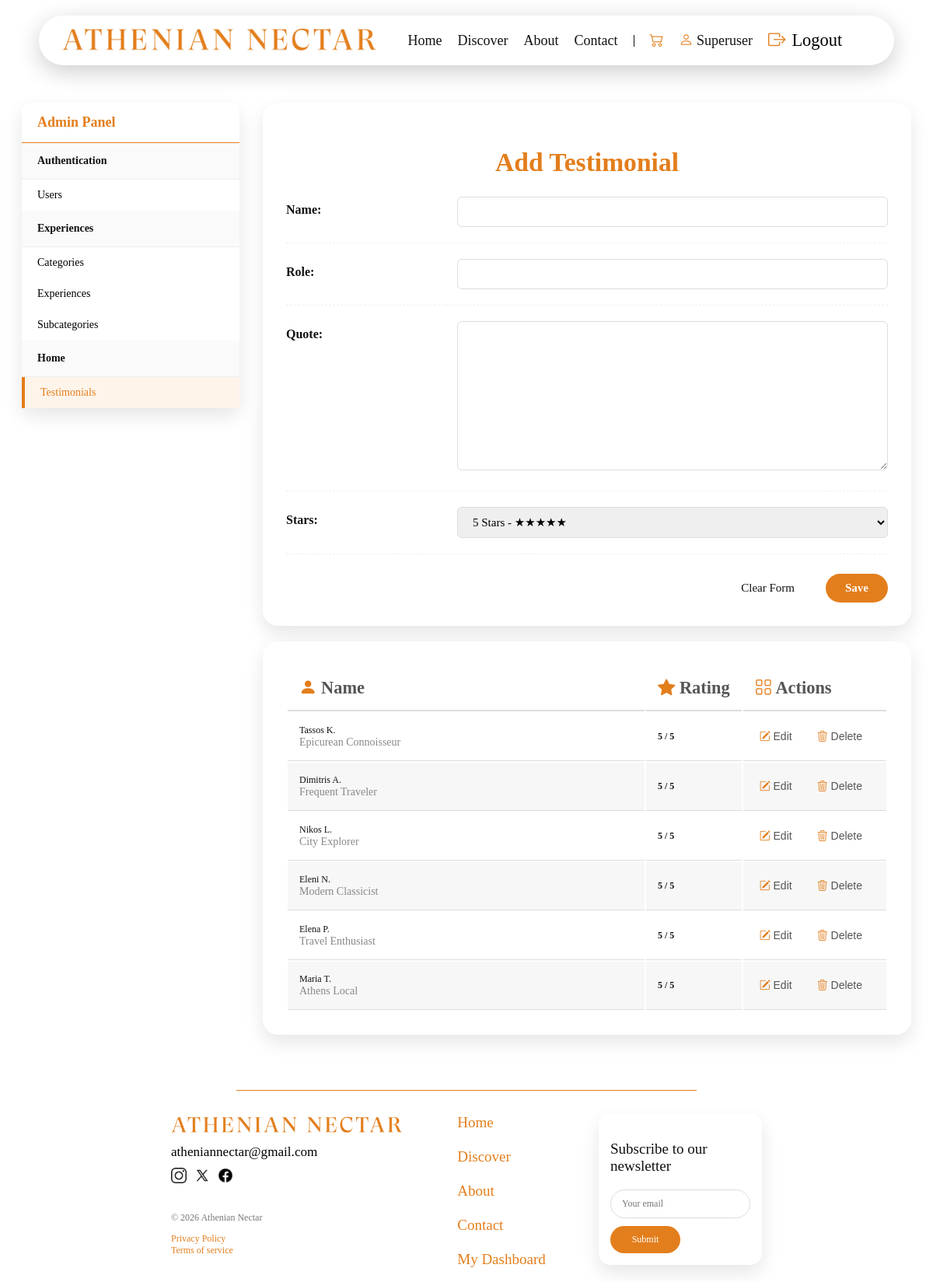
Screenshot of /adminpanel/testimonial/add/ (signed in) with the database file from the repository.
### home/models.py (models this page shows, shortened)
class Testimonial(models.Model):
    star_options = [
        (1, '1 Star - ★☆☆☆☆'),
        (2, '2 Stars - ★★☆☆☆'),
        (3, '3 Stars - ★★★☆☆'),
        (4, '4 Stars - ★★★★☆'),
        (5, '5 Stars - ★★★★★'),
    ]
    name = models.CharField(max_length=100)
    role = models.CharField(max_length=100)
    quote = models.TextField(max_length=200)
    stars = models.IntegerField(default=5, choices=star_options)

### adminpanel/views.py (the view)
# urls.py: path('testimonial/add/', views.add_testimonial, name='add_testimonial'),
@user_passes_test(check_admin, login_url='login')
def add_testimonial(request):
    if request.method == 'POST':
        t_id = request.POST.get('testimonial_id')
        if t_id:
            try:
                test_to_update = Testimonial.objects.get(id=t_id)
                form = TestimonialForm(request.POST, request.FILES, instance=test_to_update)
            except Testimonial.DoesNotExist:
                form = TestimonialForm(request.POST, request.FILES)
        else:
            form = TestimonialForm(request.POST, request.FILES)
        if form.is_valid():
            form.save()
            return redirect('add_testimonial')
    else:
        form = TestimonialForm()
    all_testimonials = Testimonial.objects.all().order_by('-id')
    context = {
        'form': form,
        'testimonials': all_testimonials,
    }
    return render(request, 'adminpanel/add_testimonial.html', context)

### adminpanel/forms.py
class TestimonialForm(forms.ModelForm):
    class Meta:
        model = Testimonial
        fields = ['name', 'role', 'quote', 'stars']

### adminpanel/views.py (called while the page is built)
def check_admin(user):
    return user.is_staff

### orders/context_processors.py (called while the page is built)
def cart_processor(request):
    cart = request.session.get('cart', {})
    cart_item_count = len(cart)
    return {'cart_item_count': cart_item_count}

### adminpanel/templates/adminpanel/add_testimonial.html (shortened to what this page needs)
{% extends 'home/base.html' %}
{% load static %}
{% block extra_css %}
    <link rel="stylesheet" href="{% static 'css/adminpanel.css' %}">
    <link rel="stylesheet" href="{% static 'css/users.css' %}">
{% endblock %}
{% block content %}
<div class="add-container">
    <div class="sidebar" aria-label="Admin Navigation">
        <div class="admin-side-title">
            <a href="{% url 'admin_panel' %}">Admin Panel</a>
        </div>
        {% if request.user.is_superuser %}
        <div>
            <div class="side-title">Authentication</div>
            <a href="{% url 'add_user' %}" class="side-link">Users</a>
        </div>
        {% endif %}
        <div>
            <div class="side-title">Experiences</div>
            <a href="{% url 'add_category' %}" class="side-link">Categories </a>
            <a href="{% url 'add_experience' %}" class="side-link">Experiences </a>
            <a href="{% url 'add_subcategory' %}" class="side-link">Subcategories </a>
        </div>
        <div>
            <div class="side-title">Home</div>
            <a href="{% url 'add_testimonial' %}" class="side-link active">Testimonials</a>
        </div>
    </div>
    <div class="manage-experiences">
        <div class="admin-card">
            <h2 class="admin-title" id="form_title">Add Testimonial</h2>
            <div id="testimonial_form_container">
                <form id="testimonial_form" method="POST" enctype="multipart/form-data">
                    <div>
                        {% for field in form %}
                        <div class="form-rows">
                            <div class="form-label">
                                <label>{{ field.label }}:</label>
                            </div>
                            <div class="form-input">
                                {{ field }}
                            </div>
                        </div>
                        {% endfor %}
                    </div>
                    <div class="form-buttons">
                        <button type="button" id="cancel_testimonial_button" class="cancel-btn">Clear Form</button>
                        <button type="submit" id="save_button" class="orange-button">Save</button>
                    </div>
                </form>
            </div>
        </div>
        <div class="admin-table-card">
            <div class="admin-table-container" aria-label="Testimonials List">
                <table class="admin-table" id="testimonial_table">
                    <thead>
                        <tr>
                            <th><i class="bi bi-person-fill" aria-hidden="true"></i> Name</th>
                            <th><i class="bi bi-star-fill" aria-hidden="true"></i> Rating</th>
                            <th><i class="bi bi-grid" aria-hidden="true"></i> Actions</th>
                        </tr>
                    </thead>
                    <tbody>
                        {% for t in testimonials %}
                        <tr class="table-row"
                                data-id="{{ t.id }}"
                                data-name="{{ t.name }}"
                                data-role="{{ t.role }}"
                                data-stars="{{ t.stars }}">
                            <td data-label="Name & Role">
                                {{ t.name }} <br>
                                <span class="t-role">{{ t.role }}</span>
                            </td>
                            <td data-label="Rating">
                                <strong>{{ t.stars }} / 5</strong>
                            </td>
                            <td>
                                <div class="actions">
                                    <button type="button" class="action-btn edit-btn" aria-label="Edit testimonial from {{ t.name }}"><i class="bi bi-pencil-square" aria-hidden="true"></i> Edit</button>
                                    <form action="{% url 'delete_testimonial' t.id %}" method="POST" class="inline-form" onsubmit="return confirm('Are you sure you want to delete the testimonial from {{ t.name|escapejs }}? This cannot be undone.');">
                                        <button type="submit" class="action-btn delete-btn" aria-label="Delete testimonial from {{ t.name }}"><i class="bi bi-trash3" aria-hidden="true"></i> Delete</button>
                                    </form>
                                </div>
                            </td>
                        </tr>
                        {% empty %}
                        <tr>
                            <td colspan="3" class="empty-state">No testimonials added yet.</td>
                        </tr>
                        {% endfor %}
                    </tbody>
                </table>
            </div>
        </div>
    </div> </div>
{% endblock %}

### home/templates/home/header.html (shortened to what this page needs)
{% load static %}
<header class="athenian-header">
    <div class="header-container">
        <div class="logo-section">
                <a href="{% url 'home' %}">
                <img src="{% static 'images/logo.png' %}" alt="Athenian Nectar Logo">
            </a>
        </div>
        <nav class="nav-links" aria-label="Main navigation">
            <a href="{% url 'home' %}">Home</a>
            <a href="{% url 'discover' %}">Discover</a>
            <a href="{% url 'about' %}">About</a>
            <a href="{% url 'contact' %}">Contact</a>
            {% if user.is_authenticated %}
                <a href="{% url 'cart_detail' %}" class="nav-link">
                    <i class="bi bi-cart2" aria-hidden="true"></i>
                </a>
                <a href="{% url 'dashboard' %}" class="username_overflow">
                    <i class="bi bi-person" aria-hidden="true"></i>
                    <span>{{ user.username|title }}</span>
                </a>
                <form action="{% url 'logout' %}" method="post" class="logout-form">
                    <button type="submit" class="logout-button">
                        <i class="bi bi-box-arrow-right" aria-hidden="true"></i>
                        <span>Logout</span>
                    </button>
                </form>
            {% else %}
                <a href="{% url 'login' %}">
                    <i class="bi bi-person" aria-hidden="true"></i>
                    <span>Login/Register</span>
                </a>
            {% endif %}
        </nav>
    </div>
</header>

### home/static/css/style.css (style rules this page uses)
:root { --bg-color: #ffffff; --text-color: #111111; --text-muted: #555555; --border-color: #dddddd; --line-color: #000000; }
body { background-color: var(--bg-color); color: var(--text-color); transition: background-color 0.3s ease, color 0.3s ease; font-family: 'Georgia', 'Perpetua', 'Perpetua Titling MT', 'Times New Roman',serif; font-size: 140%; display: flex; flex-direction: column; min-height: 100vh; }
a { color: #e37e1c; text-decoration: none; }
.orange-button { width:100%; padding:14px; background:#e37e1c; color:white; border:none; border-radius:30px; font-size:16px; cursor:pointer; font-family: inherit; }
.athenian-header { padding: 0 20px; position: sticky; top: 20px; z-index: 1000; }
.header-container { display: flex; justify-content: space-between; align-items: center; max-width: 1100px; margin: 0 auto; background-color: var(--bg-color); padding: 12px 30px; border-radius: 50px; box-shadow: 0 8px 30px rgba(0,0,0,0.2); }
.logo-section img { height: 40px; width: auto; display: block; }
.nav-links { display: flex; align-items: center; gap: 20px; }
.nav-links a { color: var(--text-color); text-decoration: none; font-size: 18px; transition: color 0.3s; }
.logout-button { background: none; border: none; padding: 0; margin: 0; font-family: inherit; font-size: inherit; cursor: pointer; display: flex; gap: 8px; transition: color 0.2s ease; }
.username_overflow { white-space: nowrap; overflow: hidden; text-overflow: ellipsis; }

### home/static/css/cart.css (style rules this page uses)
.nav-link { display: inline-flex; align-items: center; gap: 6px; text-decoration: none; }
* { box-sizing: border-box; }
.form-label { font-size: 16px; font-weight: bold; }

### home/static/css/users.css (style rules this page uses)
.bi { color: #e37e1c; }
* { box-sizing: border-box; }

### rows the page displays
Testimonial: name "Tassos K.", role "Epicurean Connoisseur", stars "5"
Testimonial: name "Dimitris A.", role "Frequent Traveler", stars "5"
Testimonial: name "Nikos L.", role "City Explorer", stars "5"
Testimonial: name "Eleni N.", role "Modern Classicist", stars "5"
Testimonial: name "Elena P.", role "Travel Enthusiast", stars "5"
Testimonial: name "Maria T.", role "Athens Local", stars "5"

### other values shown
{{ user.username|title }} "Superuser"
{{ field.label }} "Name" "Role" "Quote" "Stars"
